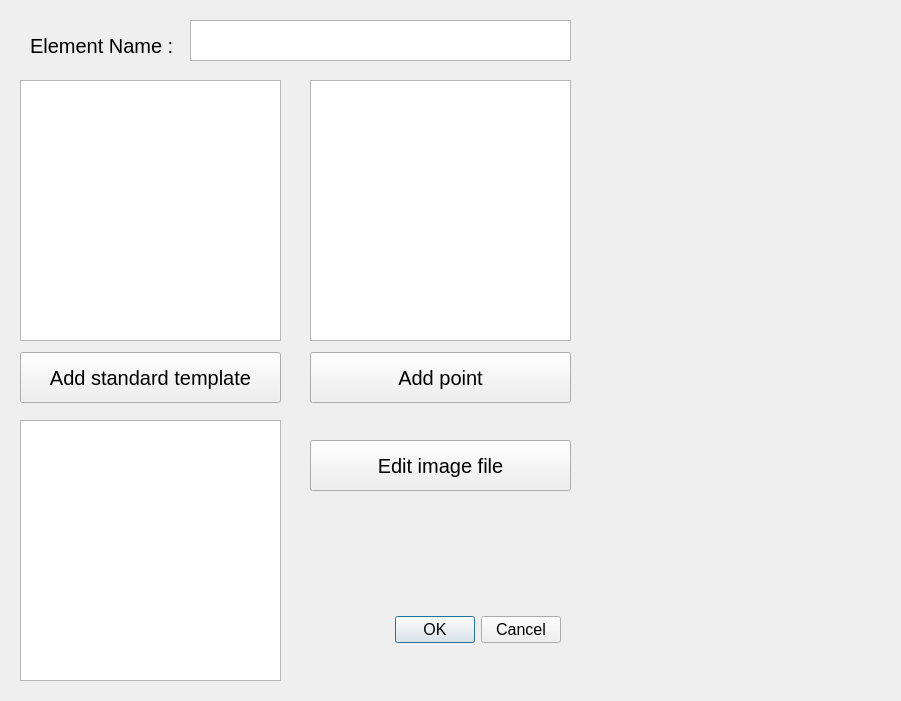
<?xml version="1.0" encoding="UTF-8"?>
<ui version="4.0">
 <class>cNewElementWindow</class>
 <widget class="QDialog" name="cNewElementWindow">
  <property name="geometry">
   <rect>
    <x>0</x>
    <y>0</y>
    <width>901</width>
    <height>701</height>
   </rect>
  </property>
  <property name="windowTitle">
   <string>Dialog</string>
  </property>
  <widget class="QDialogButtonBox" name="buttonBox">
   <property name="geometry">
    <rect>
     <x>30</x>
     <y>600</y>
     <width>531</width>
     <height>59</height>
    </rect>
   </property>
   <property name="font">
    <font>
     <pointsize>12</pointsize>
    </font>
   </property>
   <property name="orientation">
    <enum>Qt::Horizontal</enum>
   </property>
   <property name="standardButtons">
    <set>QDialogButtonBox::Cancel|QDialogButtonBox::Ok</set>
   </property>
  </widget>
  <widget class="QLabel" name="label">
   <property name="geometry">
    <rect>
     <x>30</x>
     <y>30</y>
     <width>181</width>
     <height>31</height>
    </rect>
   </property>
   <property name="font">
    <font>
     <pointsize>15</pointsize>
    </font>
   </property>
   <property name="text">
    <string>Element Name : </string>
   </property>
  </widget>
  <widget class="QTextEdit" name="textEdit">
   <property name="geometry">
    <rect>
     <x>190</x>
     <y>20</y>
     <width>381</width>
     <height>41</height>
    </rect>
   </property>
  </widget>
  <widget class="QPushButton" name="btn_stdImage">
   <property name="geometry">
    <rect>
     <x>20</x>
     <y>352</y>
     <width>261</width>
     <height>51</height>
    </rect>
   </property>
   <property name="font">
    <font>
     <pointsize>15</pointsize>
    </font>
   </property>
   <property name="text">
    <string>Add standard template</string>
   </property>
  </widget>
  <widget class="QPushButton" name="btn_userImage">
   <property name="geometry">
    <rect>
     <x>310</x>
     <y>440</y>
     <width>261</width>
     <height>51</height>
    </rect>
   </property>
   <property name="font">
    <font>
     <pointsize>15</pointsize>
    </font>
   </property>
   <property name="text">
    <string>Edit image file</string>
   </property>
  </widget>
  <widget class="QPushButton" name="btn_addPoint">
   <property name="geometry">
    <rect>
     <x>310</x>
     <y>352</y>
     <width>261</width>
     <height>51</height>
    </rect>
   </property>
   <property name="font">
    <font>
     <pointsize>15</pointsize>
    </font>
   </property>
   <property name="text">
    <string>Add point</string>
   </property>
  </widget>
  <widget class="QTableWidget" name="tableWidget">
   <property name="geometry">
    <rect>
     <x>310</x>
     <y>80</y>
     <width>261</width>
     <height>261</height>
    </rect>
   </property>
  </widget>
  <widget class="QGraphicsView" name="graphics_standard">
   <property name="geometry">
    <rect>
     <x>20</x>
     <y>80</y>
     <width>261</width>
     <height>261</height>
    </rect>
   </property>
  </widget>
  <widget class="QGraphicsView" name="graphics_user">
   <property name="geometry">
    <rect>
     <x>20</x>
     <y>420</y>
     <width>261</width>
     <height>261</height>
    </rect>
   </property>
  </widget>
  <widget class="QWidget" name="wdgtProp" native="true">
   <property name="geometry">
    <rect>
     <x>590</x>
     <y>80</y>
     <width>291</width>
     <height>261</height>
    </rect>
   </property>
  </widget>
 </widget>
 <resources/>
 <connections>
  <connection>
   <sender>buttonBox</sender>
   <signal>accepted()</signal>
   <receiver>cNewElementWindow</receiver>
   <slot>accept()</slot>
   <hints>
    <hint type="sourcelabel">
     <x>248</x>
     <y>254</y>
    </hint>
    <hint type="destinationlabel">
     <x>157</x>
     <y>274</y>
    </hint>
   </hints>
  </connection>
  <connection>
   <sender>buttonBox</sender>
   <signal>rejected()</signal>
   <receiver>cNewElementWindow</receiver>
   <slot>reject()</slot>
   <hints>
    <hint type="sourcelabel">
     <x>316</x>
     <y>260</y>
    </hint>
    <hint type="destinationlabel">
     <x>286</x>
     <y>274</y>
    </hint>
   </hints>
  </connection>
 </connections>
</ui>
